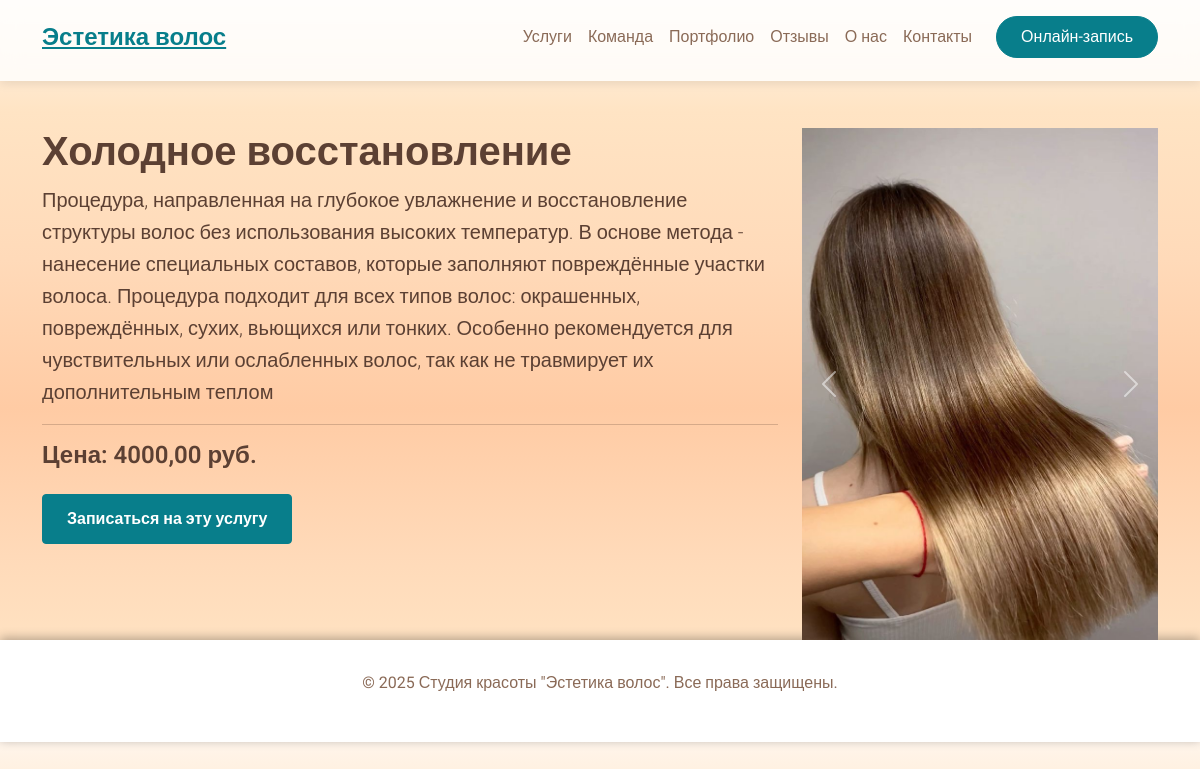
/service/10/, run on the app's committed database.
### myapp/models.py (models this page shows, shortened)
class Service(models.Model):
    name = models.CharField(max_length=100, verbose_name='Название услуги')
    description = models.TextField(verbose_name='Краткая информация')
    price = models.DecimalField(max_digits=8, decimal_places=2, verbose_name='Цена')

class ServiceImage(models.Model):
    service = models.ForeignKey(Service, related_name='images', on_delete=models.CASCADE)
    image = models.ImageField(upload_to='service_images/', verbose_name='Фото')
    order = models.PositiveIntegerField(default=0, verbose_name='Порядок отображения')
    class Meta:
        verbose_name = 'Фото услуги'
        verbose_name_plural = 'Фото услуг'
        ordering = ['order']

### myapp/views.py (the view)
# urls.py: path('service/<int:pk>/', views.service_detail, name='service_detail'),
def service_detail(request, pk):
    service = get_object_or_404(Service, pk=pk)
    return render(request, 'service_detail.html', {'service': service})

### myapp/templatetags/app_tags.py (called while the page is built)
@register.inclusion_tag('partials/booking_form.html')
def booking_form():
    services = Service.objects.all()
    return {'services': services}

### myapp/templates/service_detail.html (shortened to what this page needs)
{% extends 'base.html' %}
{% load static %}
{% block content %}
<div class="container mt-5">
    <div class="row">
        <div class="col-md-8">
            <h1>{{ service.name }}</h1>
            <p class="lead">{{ service.description }}</p>
            <hr>
            <h4>Цена: {{ service.price }} руб.</h4>
            <a href="{% url 'home' %}#appointment" class="btn btn-primary mt-3">Записаться на эту услугу</a>
        </div>
        <div class="col-md-4">
            <div id="serviceDetailCarousel" class="carousel slide" data-bs-ride="carousel">
                <div class="carousel-inner">
                    {% for image in service.images.all %}
                    <div class="carousel-item {% if forloop.first %}active{% endif %}">
                        <img src="{{ image.image.url }}" class="d-block w-100" alt="{{ service.name }}">
                    </div>
                    {% empty %}
                    <div class="carousel-item active">
                        <img src="{% static 'img/default.svg' %}" class="d-block w-100" alt="Default Image">
                    </div>
                    {% endfor %}
                </div>
                {% if service.images.count > 1 %}
                <button class="carousel-control-prev" type="button" data-bs-target="#serviceDetailCarousel" data-bs-slide="prev">
                    <span class="carousel-control-prev-icon" aria-hidden="true"></span>
                </button>
                <button class="carousel-control-next" type="button" data-bs-target="#serviceDetailCarousel" data-bs-slide="next">
                    <span class="carousel-control-next-icon" aria-hidden="true"></span>
                </button>
                {% endif %}
            </div>
        </div>
    </div>
</div>
{% endblock %}

### myapp/static/css/base.css (style rules this page uses)
:root { --primary-color: #ffffff; --secondary-color: #f7f7f7; --accent-color: #087E8B; --text-color: #5c4033; --light-text-color: #8a6a57; --success-color: #087E8B; --peach-1: #fff5eb; --peach-2: #ffe4c4; --peach-3: #ffdab9; --peach-4: #ffcba4; --peach-5: #ffb38a; }
body { font-family: 'Roboto', sans-serif; line-height: 1.6; color: var(--text-color); background: linear-gradient(180deg, var(--peach-1) 0%, var(--peach-2) 15%, var(--peach-3) 35%, var(--peach-4) 55%, var(--peach-3) 75%, var(--peach-2) 90%, var(--peach-1) 100% ); padding-top: 80px; }
h1, h2, h3, h4, h5, h6 { color: var(--text-color); font-weight: 600; }
.btn-primary { background-color: var(--accent-color); border-color: var(--accent-color); color: #fff; transition: all 0.3s ease; }

### myapp/static/css/hero.css (style rules this page uses)
.carousel-item { height: 32rem; background-color: #777; background-position: center; background-size: cover; }
.carousel-item > img { position: absolute; top: 0; left: 0; min-width: 100%; height: 32rem; }
.btn-primary { background-color: var(--accent-color); border-color: var(--accent-color); color: var(--text-color-light, #fff); padding: 12px 24px; font-size: 1rem; font-weight: 600; transition: all 0.3s ease; }

### data on the page
Service: name "Холодное восстановление", description "Процедура, направленная на глубокое увлажнение и восстановление структуры волос без использования высоких температур. В основе метода - нанесение специальных составов, которые заполняют повреждённые участки волоса. Процедура подходит для всех типов волос: окрашенных, повреждённых, сухих, вьющихся или тонких. Особенно рекомендуется для чувствительных или ослабленных волос, так как не травмирует их дополнительным теплом", price "4000,00"
ServiceImage: image (picture)
